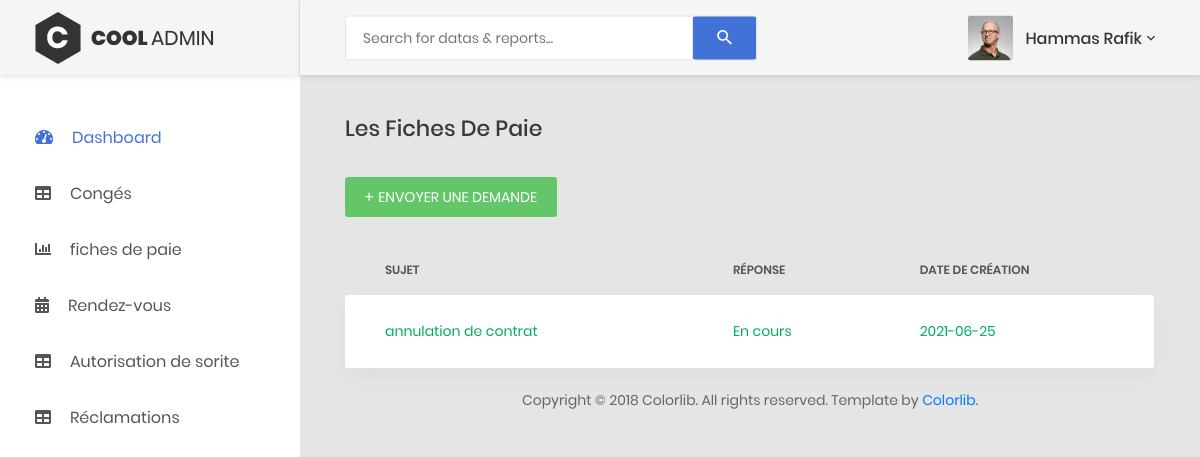
The app's page /personnel/rdv.php (signed in), older data.
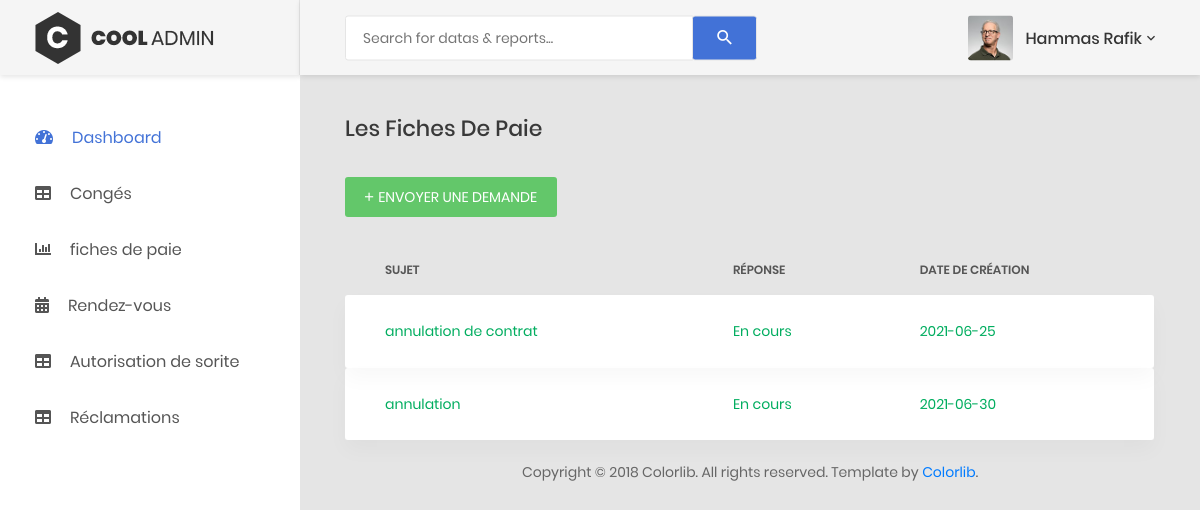
The same page, newer data.
### tables this page shows
CREATE TABLE `rdv` (
  `rdvid` int(100) NOT NULL,
  `pid` int(100) NOT NULL,
  `sujet` varchar(250) NOT NULL,
  `reponse` varchar(250) NOT NULL,
  `created` varchar(250) NOT NULL
);

### personnel/inc/config.php (called while the page is built, shortened)
<?php
	  if(isset($_SESSION["personnel"])){
	  $userid = $_SESSION["personnel"];
	}
	else{
		$userid="";
	}
	?>

### personnel/inc/rdv.php (called while the page is built, shortened)
<?php
function GetrdvList($conn,$pid)
{
    $sqlq = mysqli_query($conn,"SELECT rdv.rdvid, rdv.pid, rdv.sujet, rdv.reponse, rdv.created FROM rdv INNER JOIN personnel on personnel.pid = rdv.pid where rdv.pid=$pid");
    $data =array();
    while($row =mysqli_fetch_assoc($sqlq))
    {
        $data[] = $row;
    }
    return $data;
}
?>

### personnel/rdv.php (the view, shortened to what this page needs)
<?php include('components/header.php') ?>
        <div class="main-content">
          <div class="section__content section__content--p30">
            <div class="container-fluid">
              <div class="row">
                <div class="col-md-12">
                  <h3 class="title-5 m-b-35">Les fiches de paie</h3>
                  <div class="table-data__tool">
                    <div class="table-data__tool-right">
                      <a
                        href="#"
                        data-toggle="modal"
                        data-target="#newdemande"
                        class="au-btn au-btn-icon au-btn--green au-btn--small"
                      >
                        <i class="zmdi zmdi-plus"></i>Envoyer une demande
                      </a>
                    </div>
                  </div>
                  <div class="table-responsive table-responsive-data2">
                    <table class="table table-data2">
                      <thead>
                        <tr>
                          <th>Sujet</th>
                          <th>Réponse</th>
                          <th>Date de création</th>
                        </tr>
                      </thead>
                      <tbody>
                      <?php $congedata= GetrdvList($conn,$userid);
                        foreach($congedata as $cog) {
                      ?>
                        <tr class="tr-shadow">
                          <td>
                            <span class="status--process"><?php echo $cog['sujet']; ?></span>
                          </td>
                          <td>
                           <?php
                           if($cog['reponse'] ==0){
                             echo'<span class="status--process">Refusé</span>';
                           } elseif($cog['reponse'] ==1){
                             echo'<span class="status--process">En cours</span>';
                            }
                           elseif($cog['reponse'] ==2){
                             echo'<span class="status--process">Accepté</span>';
                           }
                           ?>
                          </td>
                          <td>
                            <span class="status--process"><?php echo $cog['created']; ?></span>
                          </td>
                        </tr>
                        <?php } ?>
                      </tbody>
                    </table>
                  </div>
                </div>
              </div>
              <div class="row">
                <div class="col-md-12">
                  <div class="copyright">
                    <p>
                      Copyright © 2018 Colorlib. All rights reserved. Template
                      by <a href="https://colorlib.com">Colorlib</a>.
                    </p>
                  </div>
                </div>
              </div>
            </div>
          </div>
        </div>
      </div>
    </div>
    <?php include('components/footer.php') ?>

Row changes from the older to the newer data that the page shows:
added rdv: sujet "annulation", reponse "En cours", created "2021-06-30"
